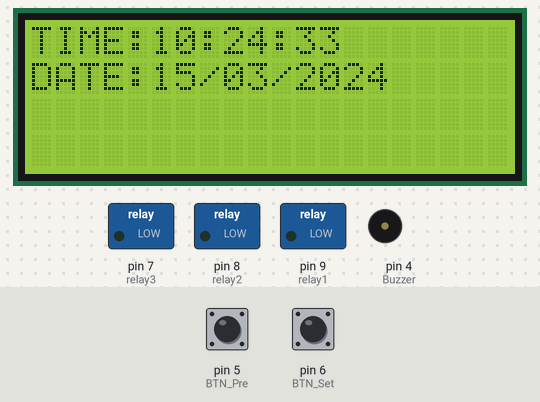
Bench run of a sketch on a simulated Arduino Uno, built with avr-gcc and run on an emulated ATmega328P. On the bench: 20×4 character LCD, switched loads named in the sketch (green lamp = pin HIGH), buzzer (waves = sounding, pin HIGH). Wiring (inferred from the names in the program): DS3231 clock at I2C address 0x68. Inputs (shaded band) come from the test bench; at power-on: pin 5 (BTN_Pre) HIGH, pin 6 (BTN_Set) HIGH. The local clock reads 2024-03-15 10:24:30 at power-on unless the sketch sets it.

Above: at 3.3 s.
3.4 s: pin 5 (BTN_Pre) pulled LOW for 0.15 s
At 3.67 s:
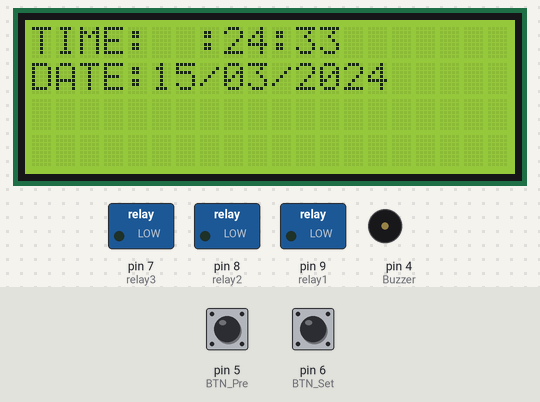
5.0 s: pin 6 (BTN_Set) pulled LOW for 0.15 s
At 6.5 s:
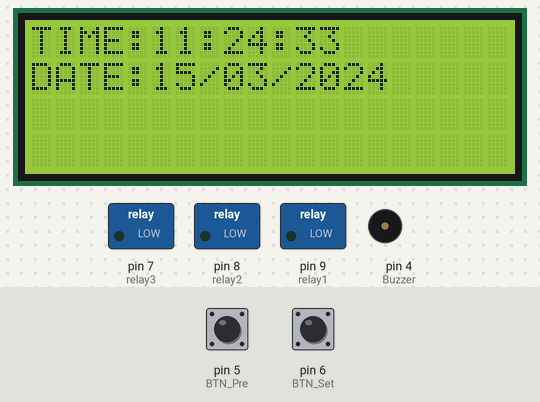
6.6 s: pin 5 (BTN_Pre) pulled LOW for 1 s
At 7.72 s:
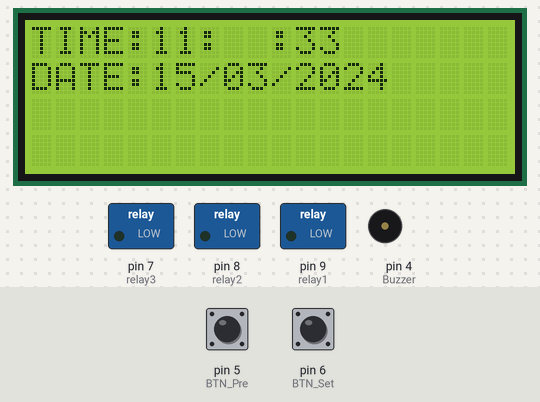
9.1 s: pin 6 (BTN_Set) pulled LOW for 1 s
At 10.51 s:
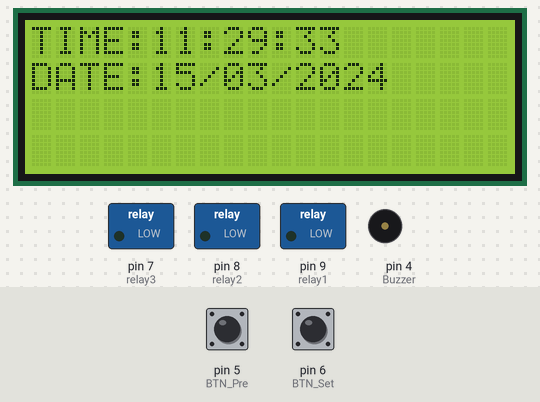
Timing chart, 0 to 12.1 s (numbered marks = the images above; inputs shaded):
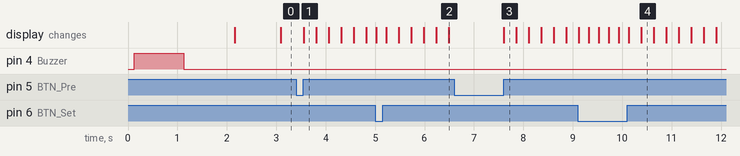

Measured:
- after the input at 3.4 s, the display: changes after 0.15 s (image 1)
- after the input at 5.0 s, the display: changes at once (image 2)
- after the input at 6.6 s, the display: changes after 1.0 s (image 3)
- after the input at 9.1 s, the display: first changes at once (image 4 shows a later state)

The sketch:

DS3231WithPushButton.ino
```cpp
#include <DS3231.h>
#include <Wire.h>
#include <LiquidCrystal_I2C.h>
DS3231  rtc(SDA, SCL);
LiquidCrystal_I2C lcd(0x27, 20, 4);
char Time[]     = "TIME:  :  :  ";
char Calendar[] = "DATE:  /  /20  ";
byte i, second, minute, hour, date, month, year;
#define BTN_Pre 5
#define BTN_Set 6
#define relay1 9
#define relay2 8
#define relay3 7
#define Buzzer 4

#define BTN_Start_Time 3
#define BTN_END_Time 2
int Start_TIME;
int END_Time;

void setup() {
  lcd.init();
  lcd.init();
  lcd.backlight();
  pinMode(BTN_Pre, INPUT_PULLUP);
  pinMode(BTN_Set, INPUT_PULLUP);
  pinMode(BTN_Start_Time, INPUT_PULLUP);
  pinMode(BTN_END_Time, INPUT_PULLUP);
  pinMode(Buzzer, OUTPUT);
  Serial.begin(115200);
  rtc.begin();
  rtc.setDOW(WEDNESDAY);
  //  rtc.setTime(4, 49, 0);
  //  rtc.setDate(29, 2, 2020);
  pinMode(relay1, OUTPUT);
  pinMode(relay2, OUTPUT);
  pinMode(relay3, OUTPUT);
  digitalWrite(Buzzer, 1);
  delay(1000);
  digitalWrite(Buzzer, 0);
  delay(1000);
}

void loop() {
  // lcd.setCursor(0,0);
  // lcd.print("Time:  ");
  // lcd.print(rtc.getTimeStr());
  //
  // lcd.setCursor(0,1);
  // lcd.print("Date: ");
  // lcd.print(rtc.getDateStr());
  //
  // delay(1000);
  //*************************************************

  if (!digitalRead(BTN_Pre)) {
    i = 0;
    hour   = edit(5, 0, hour);
    minute = edit(8, 0, minute);
    date   = edit(5, 1, date);
    month  = edit(8, 1, month);
    year   = edit(13, 1, year);
    minute = ((minute / 10) << 4) + (minute % 10);
    hour = ((hour / 10) << 4) + (hour % 10);
    date = ((date / 10) << 4) + (date % 10);
    month = ((month / 10) << 4) + (month % 10);
    year = ((year / 10) << 4) + (year % 10);
    Wire.beginTransmission(0x68);
    Wire.write(0);
    Wire.write(0);
    Wire.write(minute);
    Wire.write(hour);
    Wire.write(1);
    Wire.write(date);
    Wire.write(month);
    Wire.write(year);
    Wire.endTransmission();
    delay(200);
  }
  Wire.beginTransmission(0x68);
  Wire.write(0);
  Wire.endTransmission(false);
  Wire.requestFrom(0x68, 7);
  second = Wire.read();
  minute = Wire.read();
  hour   = Wire.read();
  Wire.read();
  date   = Wire.read();
  month  = Wire.read();
  year   = Wire.read();
  DS3231_display();
  delay(50);
}
void DS3231_display() {
  second = (second >> 4) * 10 + (second & 0x0F);
  minute = (minute >> 4) * 10 + (minute & 0x0F);
  hour   = (hour >> 4)   * 10 + (hour & 0x0F);
  date   = (date >> 4)   * 10 + (date & 0x0F);
  month  = (month >> 4)  * 10 + (month & 0x0F);
  year   = (year >> 4)   * 10 + (year & 0x0F);
  // End conversion
  Time[12]     = second % 10 + 48;
  Time[11]     = second / 10 + 48;
  Time[9]      = minute % 10 + 48;
  Time[8]      = minute / 10 + 48;
  Time[6]      = hour   % 10 + 48;
  Time[5]      = hour   / 10 + 48;
  Calendar[14] = year   % 10 + 48;
  Calendar[13] = year   / 10 + 48;
  Calendar[9]  = month  % 10 + 48;
  Calendar[8]  = month  / 10 + 48;
  Calendar[6]  = date   % 10 + 48;
  Calendar[5]  = date   / 10 + 48;
  if (hour == 12 && minute >= 30 && minute < 40 ) {
    digitalWrite(Buzzer, 1);
    digitalWrite(relay1, 1);
    digitalWrite(relay2, 1);
    digitalWrite(relay3, 1);
    Serial.println("Buzzer On");
  }
  if (hour == 12 && minute  >= 40) {
    digitalWrite(Buzzer, 0);
    digitalWrite(relay1, 0);
    digitalWrite(relay2, 0);
    digitalWrite(relay3, 0);
    Serial.println("Buzzer OFF");
  }
  lcd.setCursor(0, 0);
  lcd.print(Time);
  lcd.setCursor(0, 1);
  lcd.print(Calendar);
}
void blink_parameter() {
  byte j = 0;
  while (j < 10 && digitalRead(BTN_Pre) && digitalRead(BTN_Set)) {
    j++;
    delay(25);
  }
}
byte edit(byte x, byte y, byte parameter) {
  char text[3];
  while (!digitalRead(BTN_Pre));                       // Wait until button (pin #8) released
  while (true) {
    while (!digitalRead(BTN_Set)) {                    // If button (pin #9) is pressed
      parameter++;
      if (i == 0 && parameter > 23)              // If hours > 23 ==> hours = 0
        parameter = 0;
      if (i == 1 && parameter > 59)              // If minutes > 59 ==> minutes = 0
        parameter = 0;
      if (i == 2 && parameter > 31)              // If date > 31 ==> date = 1
        parameter = 1;
      if (i == 3 && parameter > 12)              // If month > 12 ==> month = 1
        parameter = 1;
      if (i == 4 && parameter > 99)              // If year > 99 ==> year = 0
        parameter = 0;
      sprintf(text, "%02u", parameter);
      lcd.setCursor(x, y);
      lcd.print(text);
      delay(200);
    }
    lcd.setCursor(x, y);
    lcd.print("  ");
    blink_parameter();
    sprintf(text, "%02u", parameter);
    lcd.setCursor(x, y);
    lcd.print(text);
    blink_parameter();
    if (!digitalRead(BTN_Pre)) {
      i++;
      return parameter;
    }
  }
}
```
